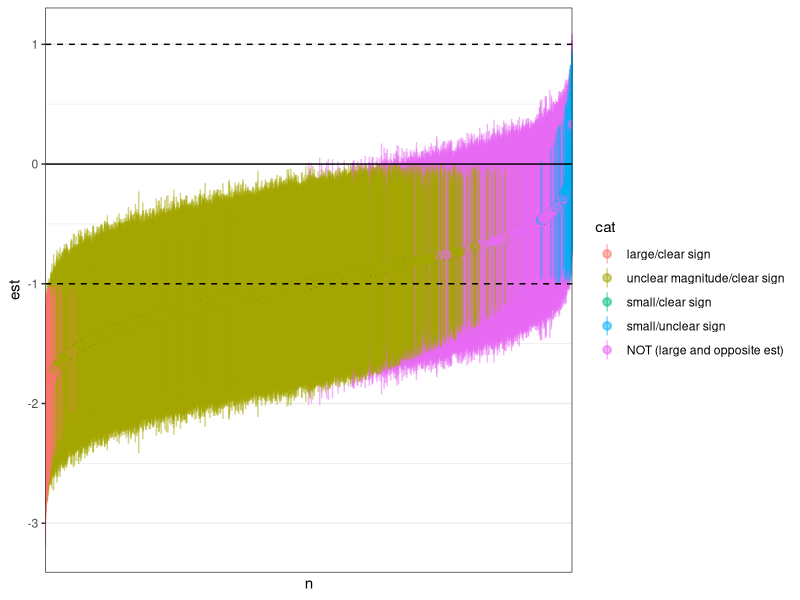
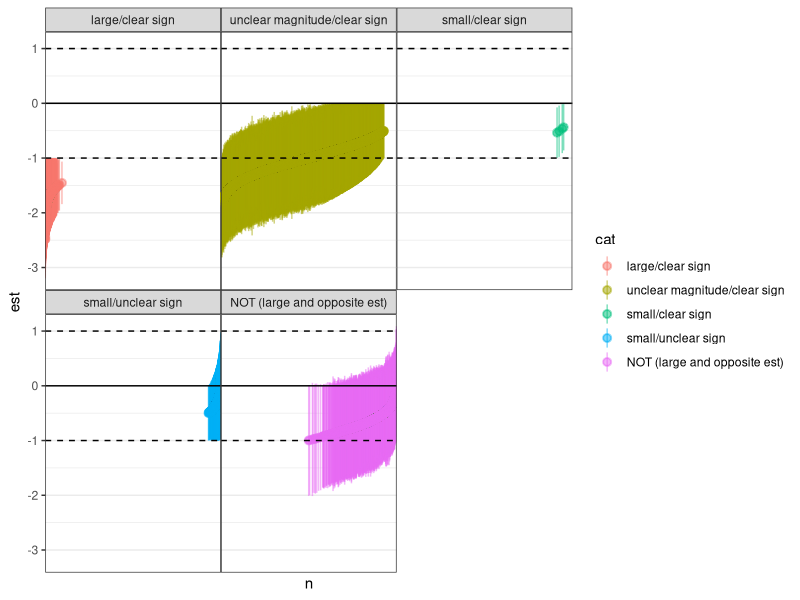
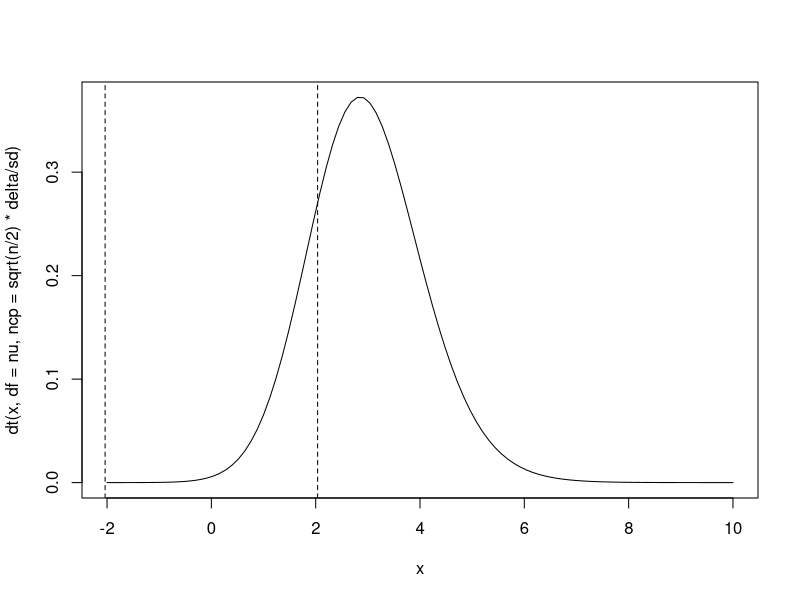
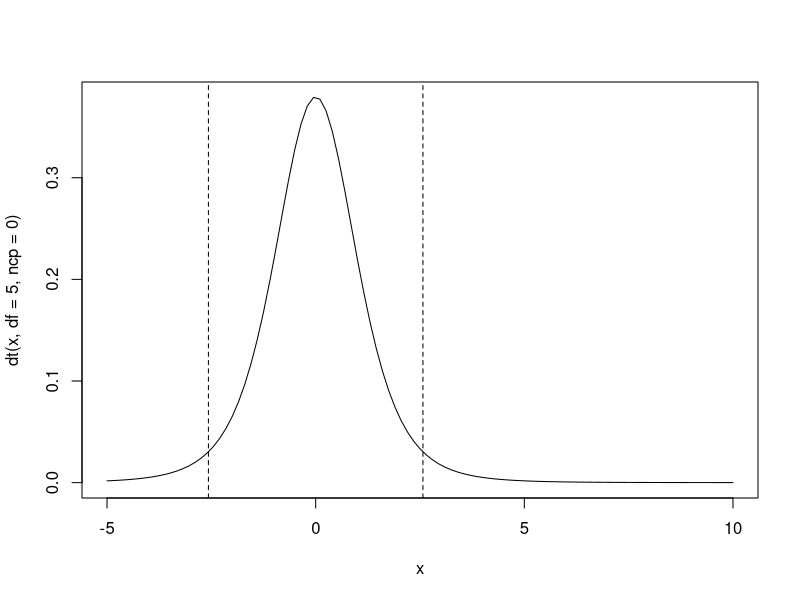

Recreate these plots in R, in order.
## mostly trying to avoid tidyverse but ...
library(ggplot2); theme_set(theme_bw() + theme(panel.spacing=grid::unit(0, "lines")))
                 
## simulate a t-test-like comparison: what is the distribution of outcomes/
## probability of Dushoff outcomes
## https://dushoff.github.io/ResearchSandbox/clarStrength.Rout.pdf

## start by determing required n to get 80% power for a SESOI of 1 with SD 1
pp <- power.t.test(delta = 1, sd = 1, power = 0.8)
n <- ceiling(pp$n)  ## 17
tt <- power.t.test(delta = 1, sd = 1, n = n)
tt$power ## 0.807

## Q: what parameters are identifiable/jointly confounded in
## classic power analysis? e.g. delta and sd must be exchangeable
## since one is a scale parameter?

## two-group sim for equal-var t-test power/outcome calculation
simfun <- function(n, delta=1, sd=1, conf.level = 0.95, seed = NULL) {
    if (!is.null(seed)) set.seed(seed)
    x <- rnorm(2*n, mean = rep(c(0,delta), each =n), sd = sd)
    tt <- t.test(x[1:n], x[-(1:n)], conf.level = conf.level, var.equal = TRUE)
    with(tt, c(est = unname(-1*diff(estimate)),
                        lwr = conf.int[1], upr = conf.int[2]))
}    

levs <- c("large/clear sign",
          "unclear magnitude/clear sign",
          "small/clear sign",
          "small/unclear sign",
          "NOT (large and opposite est)",
          "unclear")

catfun <- function(x, s=1) {
    lwr <- x[2]
    upr <- x[3]
    ## adjust for symmetry? ci <- ci*sign(m); m <- abs(m)
    ## case-when?
    if (lwr>s || upr<(-s)) return(levs[1])
    if ((upr>s && lwr>0 && lwr<s) || (lwr<(-s) && upr<0 && upr>(-s))) return(levs[2])
    if ((lwr>0 && upr<s) || (upr<0 && lwr>(-s))) return(levs[3])
    if ((lwr>(-s) && lwr<0 && upr>0 && upr<s) ||
        (upr<s   && upr>0 && lwr>0 && upr>(-s))) return(levs[4])
    if ((lwr<0 && lwr>(-s) && upr>s) || (upr>0 && upr<s && lwr<(-s))) return(levs[5])
    if (lwr<(-s) && upr>s) return(levs[6])
}

proptest <- function(x, s = 1) {
    lwr <- x[,2]
    upr <- x[,3]
    c(lwr_gt_0 = mean(lwr>0),
      lwr_gt_s = mean(lwr>s),
      lwr_gt_negs = mean(lwr>(-s)),
      upr_gt_0 = mean(upr>0),
      upr_gt_s = mean(upr>s),
      upr_gt_negs = mean(upr>(-s)))
}


set.seed(101)
system.time({
    ## using auto-simplify of replicate ...
    dd1 <- as.data.frame(t(replicate(50000, simfun(n=17))))
    dd1$cat <- apply(dd1, 1, catfun) |> factor(levels = levs)
})

## flip sign
## dd1 <- transform(dd1, lwr = sign(est)*lwr, upr = sign(est)*upr,
## est = abs(est))
## ordering for caterpillar plot
## alternately could arrange() and then fct_inorder
dd1$n <- reorder(factor(seq(nrow(dd1))), dd1$est)


print(gg0 <- ggplot(dd1, aes(n, est))
      + geom_pointrange(aes(colour = cat, ymin = lwr, ymax = upr),
                        alpha = 0.5)
      + geom_hline(yintercept = 0)
      + geom_hline(yintercept = c(-1, 1), linetype = 2)
      + scale_x_discrete(labels = NULL, breaks = NULL))

print(gg0 + facet_wrap(~cat))
## plot looks plausible

print(props <- table(dd1$cat) |> prop.table())
print(power <- sum(props[1:3]))

## what if the true effect size is twice the SESOI/powered effect size?
dd1$cat2 <- apply(dd1, 1, catfun, s=0.5) |> factor(levels = levs)
print(props2 <- table(dd1$cat2) |> prop.table())

## note: this is the body of the t-test power calculation
## where tsample is 1 for one-sample, 2 for two-sample
## tside is 1 for one-sided, 2 for two-sided
## (n is the number of samples *per group*)

## can we generalize this?

## nu <- pmax(1e-07, n - 1) * tsample   ## df
## qu <- qt(sig.level/tside, nu, lower.tail = FALSE)
## pt(qu, nu, ncp = sqrt(n/tsample) * delta/sd, lower.tail = FALSE) + 
##     pt(-qu, nu, ncp = sqrt(n/tsample) * delta/sd, 
##        lower.tail = TRUE)

## non-central t based on two different centers??

## our problem has *two* scales (we should be able to manipulate
##  the effect size and the cutoff separately!
## making effect size = SESOI = cutoff is (over?)simplifying the problem

## example plot: 80% power
## prob (lower CI > 0)
n <- 17; delta <- 1; sd <- 1; s <- 0.5; nu <- 2*n-2; conf.level <- 0.95
curve(dt(x, df = nu, ncp = sqrt(n/2) * delta/sd), from = -2, 10)
lims <- qt((1+conf.level)/2, df = nu)
abline(v = c(-1, 1)*lims, lty = 2)
pt(lims, df = nu, ncp = sqrt(n/2) * delta/sd, lower.tail = FALSE) ## 0.807
## (the other tail is negligible
pt(-lims, df = nu, ncp = sqrt(n/2) * delta/sd, lower.tail = TRUE) ## ~ 1e-6
## prob (lower CI > delta [SESOI])

curve(dt(x, df = 5, ncp = 0), from = -5, to = 10)
abline(v = qt(c(0.025, 0.975), df = 5), lty = 2)

calc_catpower <- function(n, delta=1, sd=1, s=1, conf.level = 0.95, debug = FALSE,
                          retval = c("catprops", "indprops")) {
    retval <- match.arg(retval)
    nu <- 2*n-2
    ## three comparisons: ncp of (delta, delta-SESOI, delta+SESOI)
    lims <- qt((1+conf.level)/2, df = nu)

    prob_lwr_gt_0 <- pt(lims, df = nu, ncp = sqrt(n/2) * delta/sd, lower.tail = FALSE)
    ## equal to value for -lims, -delta, lower tail (upr < 0 for negative delta):
    ##  pt(-lims, df = nu, ncp = sqrt(n/2) * -delta/sd, lower.tail = TRUE)
    prob_upr_lt_0 <- pt(-lims, df = nu, ncp = sqrt(n/2) * delta/sd, lower.tail = TRUE)
    prob_lwr_gt_s <- pt(lims, df = nu, ncp = sqrt(n/2) * (delta-s)/sd, lower.tail = FALSE)
    prob_lwr_gt_s <- pt(lims, df = nu, ncp = sqrt(n/2) * (delta-s)/sd, lower.tail = FALSE)
    prob_lwr_gt_negs <- pt(lims, df = nu, ncp = sqrt(n/2) * (delta+s)/sd, lower.tail = FALSE)
    prob_upr_gt_0 <- pt(-lims, df = nu, ncp = sqrt(n/2) * delta/sd, lower.tail = FALSE)
    prob_upr_gt_s <- pt(-lims, df = nu, ncp = sqrt(n/2) * (delta-s)/sd, lower.tail = FALSE)
    ## suppress full-precision warning? (1-3.430589e-14)
    prob_upr_gt_negs <- pt(-lims, df = nu, ncp = sqrt(n/2) * (delta+s)/sd, lower.tail = FALSE)
    if (retval == "indprops") {
        return(c(lwr_gt_0 = prob_lwr_gt_0, lwr_gt_s = prob_lwr_gt_s, lwr_gt_negs = prob_lwr_gt_negs,
                 upr_gt_0 = prob_upr_gt_0, upr_gt_s = prob_upr_gt_s, upr_gt_negs = prob_upr_gt_negs))
    }
    res <- c(prob_lwr_gt_s,
             prob_upr_gt_s * prob_lwr_gt_0 * (1-prob_lwr_gt_s),
             prob_lwr_gt_0 * (1-prob_upr_gt_s),  ## small/clear sign
             prob_lwr_gt_negs * (1-prob_lwr_gt_0) * prob_upr_gt_0 * (1-prob_upr_gt_s),
             (1-prob_lwr_gt_0) * prob_lwr_gt_negs * prob_upr_gt_s,
             (1-prob_lwr_gt_negs) * prob_upr_gt_s) |> setNames(levs)
    return(res)
}

(ii <- calc_catpower(n = 17, retval = "indprops"))
## flip because effect is actually negative in simulations
## is flipping sign always correct? I'm not sure.
proptest(transform(dd1, lwr = -upr, upr = -lwr))
## these probabilities look correct, so the discrepancies must (???) be in the way they are combined ...

cc <- calc_catpower(n=17)
cbind(cc, props)
diffs <- cc-props
diffs[abs(diffs)>1e-3]
sum(cc)  ## too large?? by 1.0054
## errors are of order 0.02 (opposite tails?)
## analytical answer is too large for "small/clear sign" (element 3), "NOT (large and opposite)" (element 5)
##  (can't be a two-tailed problem?)

## small/clear sign:
## ((lwr>0 && upr<s) || (upr<0 && lwr>(-s)))
with(dd1, mean(upr<0))
ii[["lwr_gt_0"]]
with(dd1, mean(lwr>(-s)))  ## NOT INDEPENDENT!! Ugh.
chisq.test(with(dd1, table(upr<0, lwr>(-s))))
1-ii[["upr_gt_s"]]  ## 0.025 vs 0.0028?
## 0.975 vs 0.99972
ii[["upr_gt_s"]]
with(dd1, mean(lwr<(-s)))
with(dd1, mean((upr<0 & lwr>(-s)) | (lwr>0 & upr<s)))

library(mvtnorm)
conf.level <- .95; nu <- 32; sd <- 1; s <- 1
lims <- qt((1+conf.level)/2, df = nu)
## making corr nearly perfect -- is this the right way? what 'type' do I want?
pmvt(lower=c(lims,-Inf),
     upper=c(Inf,lims),
     df = nu,
     delta = c(sqrt(n/2)*delta/sd, sqrt(n/2)*(delta-s)/sd), corr = matrix(c(1, 0.999, 0.999, 1), 2))

pmvt(lower=lims, upper = Inf,
     df = nu,
     delta = sqrt(n/2)*delta/sd)

## the key point is that we want the same value of X in both cases (I think). This paper seems geared toward what we want:
## 
## Owen, D. B. 1965. “A Special Case of a Bivariate Non-Central $t$-Distribution.” Biometrika 52 (3/4): 437–46. https://doi.org/10.2307/2333696.
